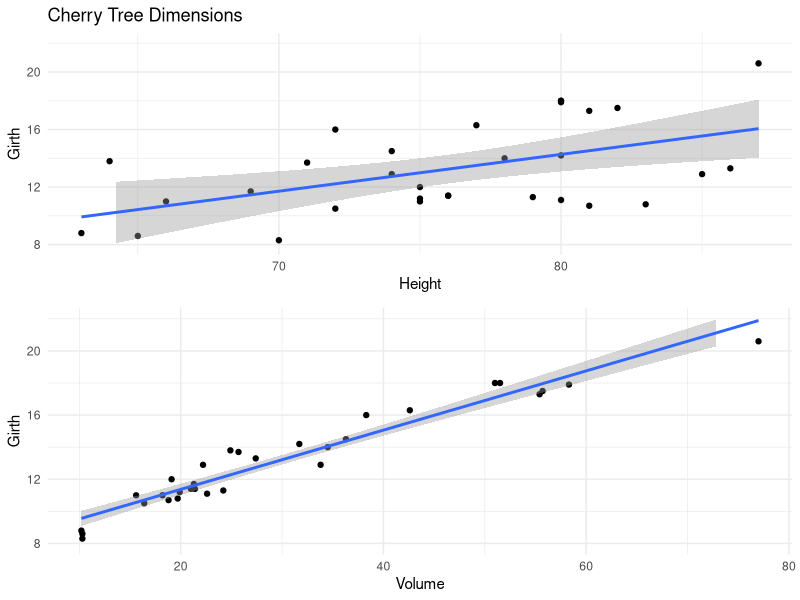
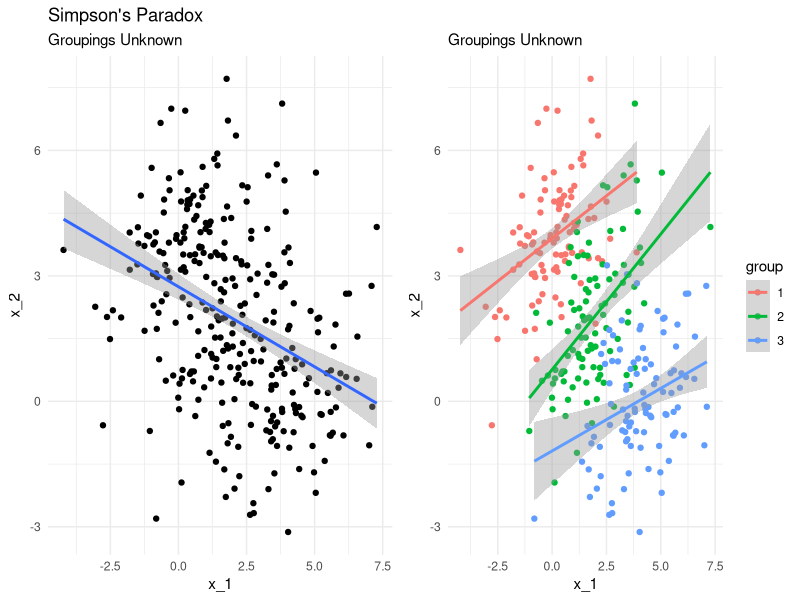
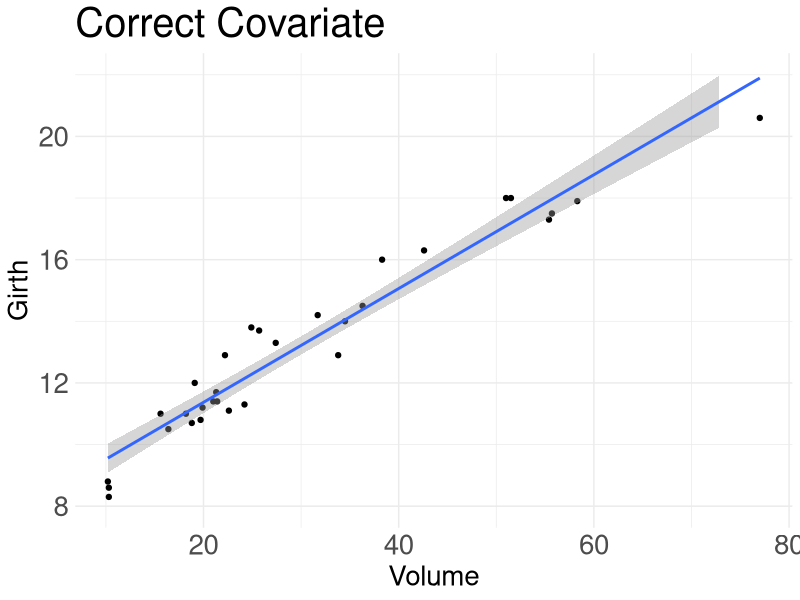
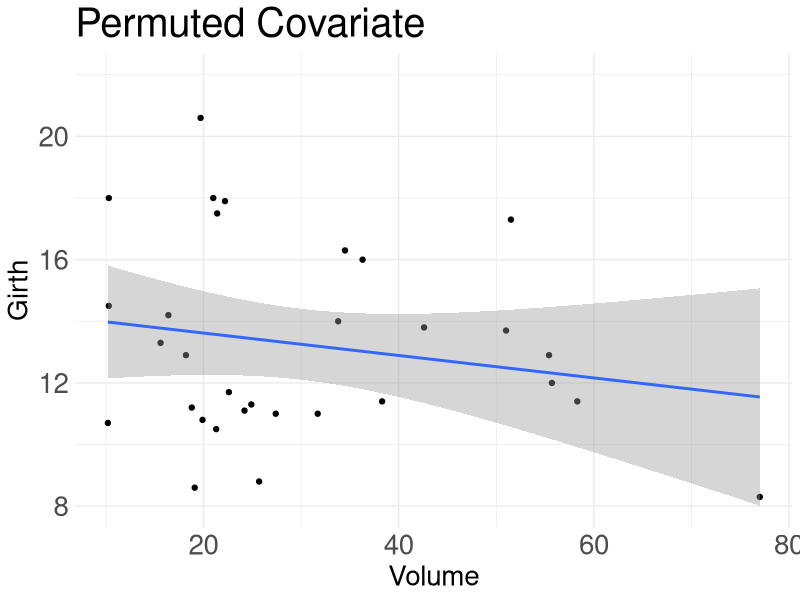

These charts were generated, in order, by the following R code:
## ---- chunk 1
library(tidyverse)
library(ggtext)

lm_height <- lm(Girth ~ 1 + Height, data = trees)
lm_volume  <- lm(Girth ~ 1 + Volume, data = trees)

p1 <- ggplot(data = trees, aes(x = Height, y = Girth)) + 
  geom_point() + 
  geom_smooth(method = "lm") +
  labs(x = "Height", y = "Girth") +
  ylim(c(8,22)) +
  ggtitle("Cherry Tree Dimensions")+
  theme_minimal()

p2 <- ggplot(data = trees, aes(x = Volume, y = Girth)) + 
  geom_point() + 
  geom_smooth(method = "lm") +
  labs(x = "Volume", y = "Girth") +
  ylim(c(8,22)) +
  theme_minimal()

cowplot::plot_grid(p1, p2, nrow = 2)
## ---- chunk 2
lm(Girth ~ 1 + Height, data = trees)
lm(Girth ~ 1 + Volume, data = trees)
## ---- chunk 3
lm(Girth ~ 1 + Height + Volume, data = trees)
## ---- chunk 4
data_1 <- mgcv::rmvn(n = 100, mu = c(0,4), V = matrix(c(2,0.8,0.8,2), nrow = 2))
data_2 <- mgcv::rmvn(n = 100, mu = c(2,2), V = matrix(c(2,0.8,0.8,2), nrow = 2))
data_3 <- mgcv::rmvn(n = 100, mu = c(4,0), V = matrix(c(2,0.8,0.8,2), nrow = 2))

simpson <- data.frame(
  x_1 = c(data_1[,1], data_2[,1], data_3[,1]), 
  x_2 = c(data_1[,2], data_2[,2], data_3[,2]),
  group = as.factor(rep(1:3, each = 100))
)

p3 <- simpson %>% 
  ggplot(aes(x = x_1, y = x_2)) +
  geom_point() + 
  geom_smooth(method = "lm") + 
  ggtitle("Simpson's Paradox", "Groupings Unknown") +
  theme_minimal()

p4 <- simpson %>% 
  group_by(group) %>% 
  ggplot(aes(x = x_1, y = x_2, col = group)) +
  geom_point() + 
  geom_smooth(method = "lm") + 
  ggtitle("", "Groupings Unknown") +
  theme_minimal()

cowplot::plot_grid(p3, p4, ncol = 2)
## ---- chunk 5
p5 <- trees %>% 
  ggplot(aes(x = Volume, y = Girth)) + 
  geom_point() + 
  geom_smooth(method = "lm") +
  labs(x = "Volume", y = "Girth") +
  ylim(c(8,22)) +
  theme_minimal() +
  ggtitle("Correct Covariate") + 
  theme(
    axis.text = element_text(size = 20), 
    axis.title = element_text(size = 20),
    title = element_text(size = 24))
p5
## ---- chunk 6
set.seed(123)
p5 <- trees %>% 
  mutate(Volume = sample(trees$Volume,size = length(trees$Volume), replace = FALSE)) %>% 
  ggplot(aes(x = Volume, y = Girth)) + 
  geom_point() + 
  geom_smooth(method = "lm") +
  labs(x = "Volume", y = "Girth") +
  ylim(c(8,22)) +
  theme_minimal() +
  ggtitle("Permuted Covariate") + 
  theme(
    axis.text = element_text(size = 20), 
    axis.title = element_text(size = 20),
    title = element_text(size = 24))
p5
